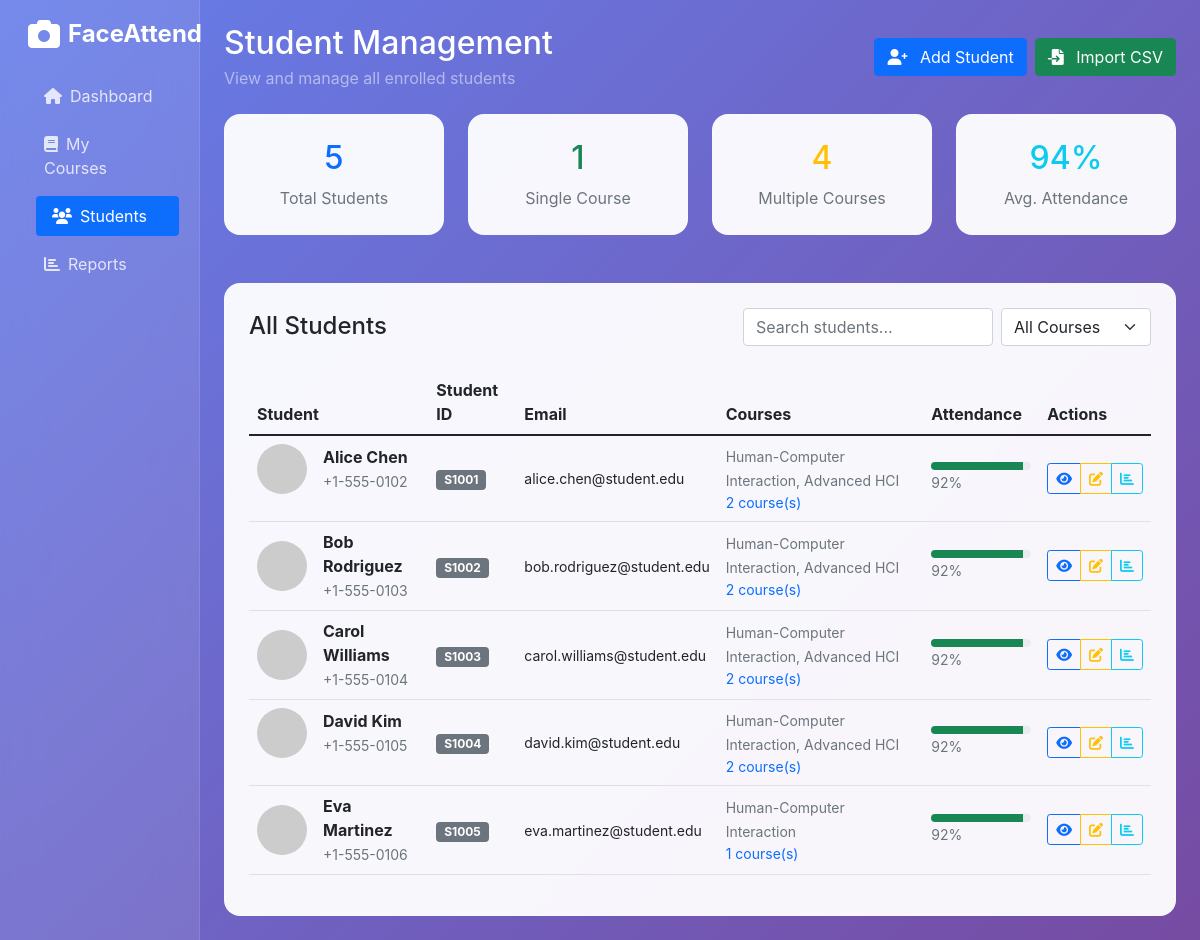
Page /instructor/students (signed in) on the committed database.
### tables this page shows
CREATE TABLE users (
            id INTEGER PRIMARY KEY AUTOINCREMENT,
            username TEXT UNIQUE NOT NULL,
            password TEXT NOT NULL,
            role TEXT NOT NULL,
            name TEXT NOT NULL,
            email TEXT,
            student_id TEXT,
            phone TEXT,
            created_at TIMESTAMP DEFAULT CURRENT_TIMESTAMP
        );

### main.py (the view)
@app.route('/instructor/students')
def instructor_students():
    if session.get('role') != 'instructor':
        return redirect('/')
    conn = get_db_connection()
    students = conn.execute('''
        SELECT u.*,
               GROUP_CONCAT(c.name, ', ') as courses,
               COUNT(DISTINCT c.id) as course_count
        FROM users u
        JOIN enrollments e ON u.id = e.student_id
        JOIN courses c ON e.course_id = c.id
        WHERE u.role = 'student' AND c.instructor_id = ?
        GROUP BY u.id
        ORDER BY u.name
    ''', (session['user_id'],)).fetchall()
    conn.close()
    return render_template('instructor/students.html',
                         students=students,
                         name=session.get('name'))

### main.py (called while the page is built)
def get_db_connection():
    conn = sqlite3.connect('attendance.db')
    conn.row_factory = sqlite3.Row
    return conn

### templates/Instructor/students.html (shortened to what this page needs)
<!DOCTYPE html>
<html lang="en">
<head>
    <link href="https://cdnjs.cloudflare.com/ajax/libs/font-awesome/6.0.0/css/all.min.css" rel="stylesheet">
    <link href="https://cdn.jsdelivr.net/npm/bootstrap@5.1.3/dist/css/bootstrap.min.css" rel="stylesheet">
</head>
<body>
    <div class="container-fluid">
        <div class="row">
            <div class="col-md-3 col-lg-2 sidebar min-vh-100">
                <div class="d-flex flex-column p-3">
                    <div class="d-flex align-items-center mb-4 text-white">
                        <i class="fas fa-camera fa-2x me-2"></i>
                        <span class="fs-4 fw-bold">FaceAttend</span>
                    </div>
                    <ul class="nav nav-pills flex-column mb-auto">
                        <li class="nav-item mb-2">
                            <a href="/instructor/dashboard" class="nav-link">
                                <i class="fas fa-home me-2"></i>Dashboard
                            </a>
                        </li>
                        <li class="nav-item mb-2">
                            <a href="/instructor/courses" class="nav-link">
                                <i class="fas fa-book me-2"></i>My Courses
                            </a>
                        </li>
                        <li class="nav-item mb-2">
                            <a href="/instructor/students" class="nav-link active">
                                <i class="fas fa-users me-2"></i>Students
                            </a>
                        </li>
                        <li class="nav-item mb-2">
                            <a href="/instructor/reports" class="nav-link">
                                <i class="fas fa-chart-bar me-2"></i>Reports
                            </a>
                        </li>
                    </ul>
                </div>
            </div>
            <div class="col-md-9 col-lg-10 ml-sm-auto px-4 py-4">
                <div class="d-flex justify-content-between align-items-center mb-4">
                    <div>
                        <h1 class="h2 text-white mb-1">Student Management</h1>
                        <p class="text-white-50 mb-0">View and manage all enrolled students</p>
                    </div>
                    <div class="d-flex gap-2">
                        <button class="btn btn-primary" data-bs-toggle="modal" data-bs-target="#addStudentModal">
                            <i class="fas fa-user-plus me-2"></i> Add Student
                        </button>
                        <button class="btn btn-success" data-bs-toggle="modal" data-bs-target="#importStudentsModal">
                            <i class="fas fa-file-import me-2"></i> Import CSV
                        </button>
                    </div>
                </div>
                <div class="row mb-4">
                    <div class="col-xl-3 col-md-6 mb-4">
                        <div class="glass-card p-4 text-center">
                            <div class="h2 text-primary mb-2">{{ students|length }}</div>
                            <div class="text-muted">Total Students</div>
                        </div>
                    </div>
                    <div class="col-xl-3 col-md-6 mb-4">
                        <div class="glass-card p-4 text-center">
                            <div class="h2 text-success mb-2">{{ (students|selectattr('course_count', 'equalto', 1)|list)|length }}</div>
                            <div class="text-muted">Single Course</div>
                        </div>
                    </div>
                    <div class="col-xl-3 col-md-6 mb-4">
                        <div class="glass-card p-4 text-center">
                            <div class="h2 text-warning mb-2">{{ (students|selectattr('course_count', 'greaterthan', 1)|list)|length }}</div>
                            <div class="text-muted">Multiple Courses</div>
                        </div>
                    </div>
                    <div class="col-xl-3 col-md-6 mb-4">
                        <div class="glass-card p-4 text-center">
                            <div class="h2 text-info mb-2">94%</div>
                            <div class="text-muted">Avg. Attendance</div>
                        </div>
                    </div>
                </div>
                <div class="glass-card p-4">
                    <div class="d-flex justify-content-between align-items-center mb-4">
                        <h4 class="text-dark mb-0">All Students</h4>
                        <div class="d-flex gap-2">
                            <input type="text" id="searchStudents" class="form-control" placeholder="Search students..." style="width: 250px;">
                            <select class="form-select" style="width: 150px;" id="courseFilter">
                                <option value="">All Courses</option>
                            </select>
                        </div>
                    </div>
                    <div class="table-responsive">
                        <table class="table table-hover">
                            <thead>
                                <tr>
                                    <th>Student</th>
                                    <th>Student ID</th>
                                    <th>Email</th>
                                    <th>Courses</th>
                                    <th>Attendance</th>
                                    <th>Actions</th>
                                </tr>
                            </thead>
                            <tbody>
                                {% for student in students %}
                                <tr>
                                    <td>
                                        <div class="d-flex align-items-center">
                                            <img src="https://ui-avatars.com/api/?name={{ student.name|urlencode }}&background=6366F1&color=fff"
                                                 alt="{{ student.name }}" class="avatar me-3">
                                            <div>
                                                <div class="fw-bold text-dark">{{ student.name }}</div>
                                                <small class="text-muted">{{ student.phone or 'No phone' }}</small>
                                            </div>
                                        </div>
                                    </td>
                                    <td class="align-middle">
                                        <span class="badge bg-secondary">{{ student.student_id }}</span>
                                    </td>
                                    <td class="align-middle">
                                        <small>{{ student.email }}</small>
                                    </td>
                                    <td class="align-middle">
                                        <small class="text-muted">{{ student.courses }}</small>
                                        <div class="text-primary small">{{ student.course_count }} course(s)</div>
                                    </td>
                                    <td class="align-middle">
                                        <div class="progress" style="height: 8px; width: 100px;">
                                            <div class="progress-bar bg-success" style="width: 92%"></div>
                                        </div>
                                        <small class="text-muted">92%</small>
                                    </td>
                                    <td class="align-middle">
                                        <div class="btn-group btn-group-sm">
                                            <button class="btn btn-outline-primary" onclick="viewStudentProfile({{ student.id }})">
                                                <i class="fas fa-eye"></i>
                                            </button>
                                            <button class="btn btn-outline-warning" onclick="editStudent({{ student.id }})">
                                                <i class="fas fa-edit"></i>
                                            </button>
                                            <button class="btn btn-outline-info" onclick="viewAttendance({{ student.id }})">
                                                <i class="fas fa-chart-bar"></i>
                                            </button>
                                        </div>
                                    </td>
                                </tr>
                                {% endfor %}
                            </tbody>
                        </table>
                    </div>
                </div>
            </div>
        </div>
    </div>
</body>
</html>

### templates/Instructor/students.html (style rules this page uses)
body { background: linear-gradient(135deg, #667eea 0%, #764ba2 100%); min-height: 100vh; font-family: 'Inter', sans-serif; }
.glass-card { background: rgba(255, 255, 255, 0.95); backdrop-filter: blur(20px); border-radius: 16px; border: 1px solid rgba(255, 255, 255, 0.2); }
.sidebar { background: rgba(255, 255, 255, 0.1); backdrop-filter: blur(20px); border-right: 1px solid rgba(255, 255, 255, 0.1); }
.nav-link { color: rgba(255, 255, 255, 0.8); border-radius: 12px; transition: all 0.3s ease; }
.nav-link:hover, .nav-link.active { background: rgba(255, 255, 255, 0.2); color: white; transform: translateX(8px); }
.avatar { width: 50px; height: 50px; border-radius: 50%; object-fit: cover; }

### rows in the picture
users: name "Alice Chen", phone "+1-555-0102", student_id "S1001", email "alice.chen@student.edu", courses "Human-Computer Interaction, Advanced HCI", course_count "2"
users: name "Bob Rodriguez", phone "+1-555-0103", student_id "S1002", email "bob.rodriguez@student.edu", courses "Human-Computer Interaction, Advanced HCI", course_count "2"
users: name "Carol Williams", phone "+1-555-0104", student_id "S1003", email "carol.williams@student.edu", courses "Human-Computer Interaction, Advanced HCI", course_count "2"
users: name "David Kim", phone "+1-555-0105", student_id "S1004", email "david.kim@student.edu", courses "Human-Computer Interaction, Advanced HCI", course_count "2"
users: name "Eva Martinez", phone "+1-555-0106", student_id "S1005", email "eva.martinez@student.edu", courses "Human-Computer Interaction", course_count "1"

### other values in the picture
{{ students|length }} "5"
{{ (students|selectattr('course_count', 'equalto', 1)|list)|length }} "1"
{{ (students|selectattr('course_count', 'greaterthan', 1)|list)|length }} "4"
